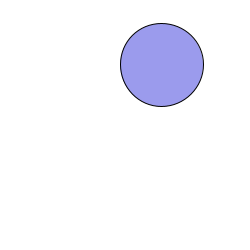
Frame 1 (no input)
Frame 60 (the mouse pressed at the canvas centre just before this capture): identical to frame 1, image omitted
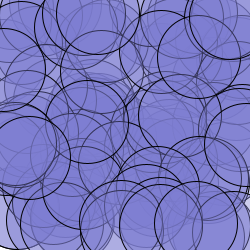
Frame 120 (the mouse held since frame 60 and released just before this capture)

The Processing sketch that drew these frames (run headless with seeded random() and noise(); from frame 60 on, the mouse is pressed at the canvas centre):

// Processing sketch: processing_60503
// ── processing_60503.pde

//Diana Chen
//cdiana@cmu.edu

float[] horizontal = new float[200]; //set array for x values up to 200
float[] vertical = new float[200]; // set array for y values up to 200
  
void setup() {
  size(250, 250);
  smooth();
    
  for (int i=0; i < horizontal.length; i++) { //upon each setup, set the starting ellipse at a random place
    horizontal[i] = random(width); // random number between 0 and width
    vertical[i] = random(height); // random number between 0 and height
  }
}
  
void draw() {
  background(255);
    
  int numObject = int(map(mouseY, 0, height, 1, horizontal.length)); // change number of ellipses based on horizontal position
    
  fill(mouseX, mouseY, 210, 100); // change fill color based on mouse position 
    
  for (int i=0; i < numObject; i++) {
    pushMatrix();
      translate(horizontal[i], vertical[i]);
      ellipse(0, 0, width/3, height/3);
    popMatrix();
  }
}
